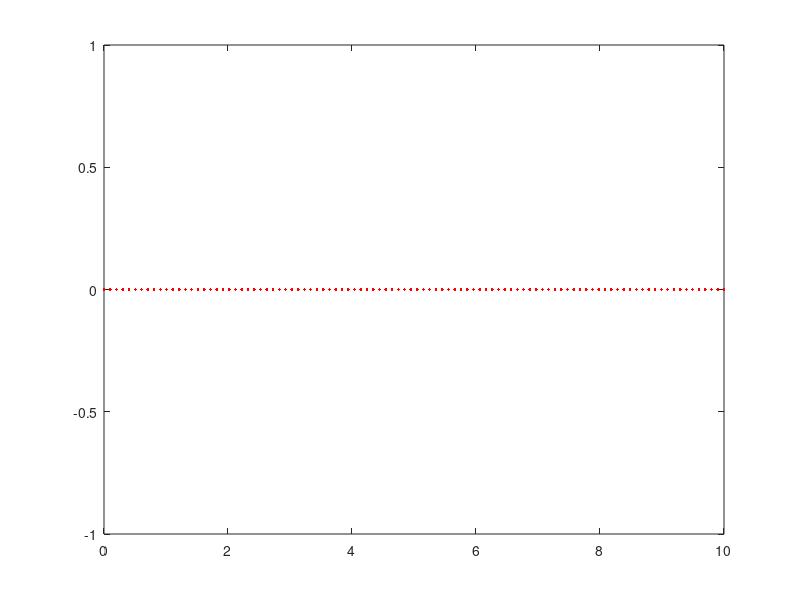

Source code (MATLAB): (Note: this script raises an error after producing the figure.)
x = linspace(0,10)

%first function
%g=@(x)(1./x.^2-1./x)
%plot(x, g(x),'.')


plot(x,0,'r')
hold on
plot(x,g(2),'m')

n=0
%generic function
f=@(x,n)((-1)^n*factorial(n)./(x.^(n+1)).*((n+1)./x-1))
N=3


axis([0 10, -.25 .05])
xlabel('x')
ylabel('f^{(n)}(x)')

for j=0:N
    n=j
    hold on
    plot(x, f(x,n))
end



hold off


